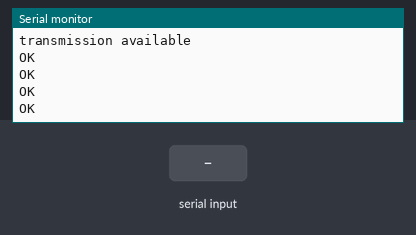
Recording of a sketch running on a simulated Arduino Uno, built with avr-gcc and run on an emulated ATmega328P. Parts: the last lines printed to the serial monitor. The inputs (shaded band) are chosen by the test bench. The modem accepts every AT command (registered, SIM ready, sends succeed) and sends nothing else.

Above: at 1.7 s.
1.8 s: "[True]" received over Serial
At 3.0 s:
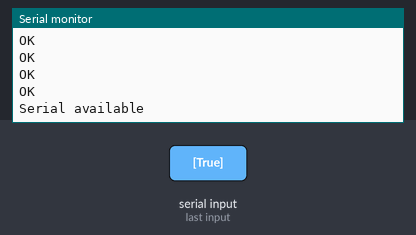
3.3 s: "[True]" received over the second serial link
At 5.1 s:
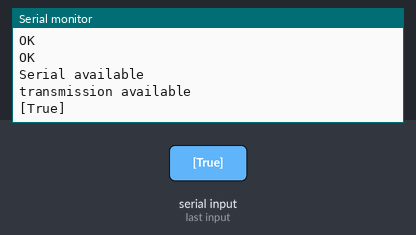
5.8 s: "^T" received over Serial
At 8.0 s:
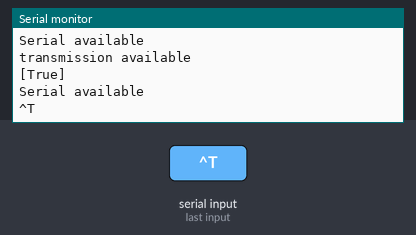
8.3 s: "[False]" received over Serial
At 10.2 s:
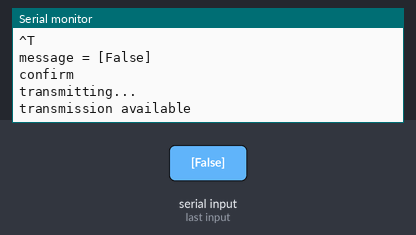
10.8 s: "[False]" received over the second serial link
At 13.0 s:
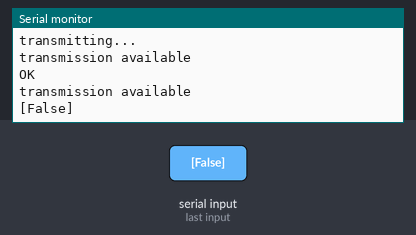
13.3 s: "^B" received over the second serial link
At 15.0 s:
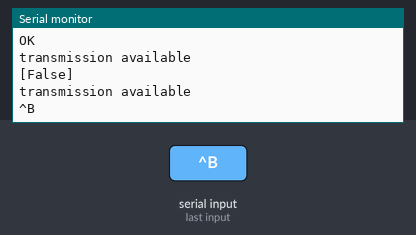

The sketch:

new_main.ino
```cpp
// upload code to arduino, use button on breadboard to send data to second module
// Have RF modules communicate through software serial
// communicate from python to arduino using regular serial
#include <SoftwareSerial.h>


// location of software serial pins:
// set up softwareserial
SoftwareSerial mySerial(2, 3);

// define global variables:
String lora_band = "915000000"; //enter band as per your country
String lora_networkid = "5";    //enter Lora Network ID
String lora_address = "1";      //enter Lora address
String lora_RX_address = "2";   //enter Lora RX address
String lora_baud = "9600";
String message_byte_length;
String beacon_state;
String message;
int first_transmit_message = 0;
String incoming_string_serial;
String incoming_string_myserial;
String check_reception_string = "d:";
String check_reception_length = "2";
#define transmit_button 11
#define everything_button 12
int x = 0;

void setup()
{
  Serial.println("setting up module");
  Serial.begin(9600);
  mySerial.begin(9600);

  delay(100);
  // set-up the lora here:
  Serial.println("starting lora setup");
  mySerial.println("AT+BAND=" + lora_band);
  delay(100);
  mySerial.println("AT+ADDRESS=" + lora_address);
  delay(100);
  mySerial.println("AT+IPR=" + lora_baud);
  delay(100);
  mySerial.println("AT+NETWORKID=" + lora_networkid);
  delay(100);
  pinMode(transmit_button, INPUT);
  pinMode(everything_button, INPUT);
}

void transmit(String message, String message_length) {

  Serial.println("transmitting...");
  mySerial.println("AT+SEND=" + lora_RX_address + "," + message_length + "," + message); //send data string
  delay(75);

}

// function receives user input from python
String message_input() {
  //
  Serial.println("^T"); // inform python we are ready to receive the message
  // wait here until we send data from python:
  while (!Serial.available()) {
  }
  // enter here once data has been successful been sent from python
  while (Serial.available())
  {
    if (Serial.available() > 0)
    {
      message = Serial.readString();
      Serial.println("message = " + message);
      //      Serial.println("confirm : " + message); //in future use this line to confirm that the correct data was received
      Serial.println("confirm"); //let python know we received data
      return message;
    }
  }

}

// change RX address of transmission
void beacon_setup() {

  // write back to python confirming we are ready for beacon state change
  Serial.println("^B");

  while (!Serial.available()) {
  }
  // enter here once data has been successful been sent from python
  while (Serial.available()) {
    if (Serial.available() > 0) {
      beacon_state = Serial.readString();
      Serial.println("beacon state is = " + beacon_state);
      Serial.println("confirm"); //let python know we received data
    }
  }
  // determine if we need to change the lora address:
  if (beacon_state == "[True]") {
    // activate beacon:
    Serial.println("Activating Communication Beacon!");
    lora_RX_address = "3"; // can change these values before d-day
  }
  else if (beacon_state == "[False]") {
    // deactivate beacon:
    Serial.println("Deactivating Communication Beacon!");
    lora_RX_address = "2"; // can change these values before d-day
  }
  Serial.println("Sending to RX address: " + lora_RX_address );
}
void menu(String serial_data) {
  // if myserial recieved any data, pass it to python:

  // conditional checks in order:
  // ^T : User wants to transmit a message
  // ^B : User wants to activate or deativate the beacon


  if (serial_data == "^T") {
    // transmit message conditional:

    // send alert back to python, confirming we received the "^T":
    message = message_input();

    // get the byte length of the message
    message_byte_length = message.length();

    // transmit the message
    transmit(message, message_byte_length);
  }
  else if (serial_data == "^B") {
    // call beacon_setup()
    beacon_setup();

  }


}


void loop()
{
  if (Serial.available()) {
    // read in the string
    Serial.println("Serial available");
    incoming_string_serial = Serial.readString();

    //    Serial.println(incoming_string_serial);
    // call menu to decide what's next
    menu(incoming_string_serial);

  }
  if (mySerial.available()) {
    // if mySerial avaiable, it is a transmission from an rf unit, so send it to python
    Serial.println("transmission available");
    incoming_string_myserial = mySerial.readString();

    Serial.println(incoming_string_myserial);

  }
}

// data in mySerial should be:
// 1 A Message
// 2 An error message

// data in serial channel could be:
// python input
```

Measured:
- after the input at 1.8 s, the serial monitor: prints a new line at once (image 1)
- after the input at 3.3 s, the serial monitor: prints a new line after 1.0 s (image 2)
- after the input at 5.8 s, the serial monitor: prints a new line at once (image 3)
- after the input at 8.3 s, the serial monitor: prints a new line after 1.0 s (image 4)
- after the input at 10.8 s, the serial monitor: prints a new line after 1.0 s (image 5)
- after the input at 13.3 s, the serial monitor: prints a new line after 1.0 s (image 6)
